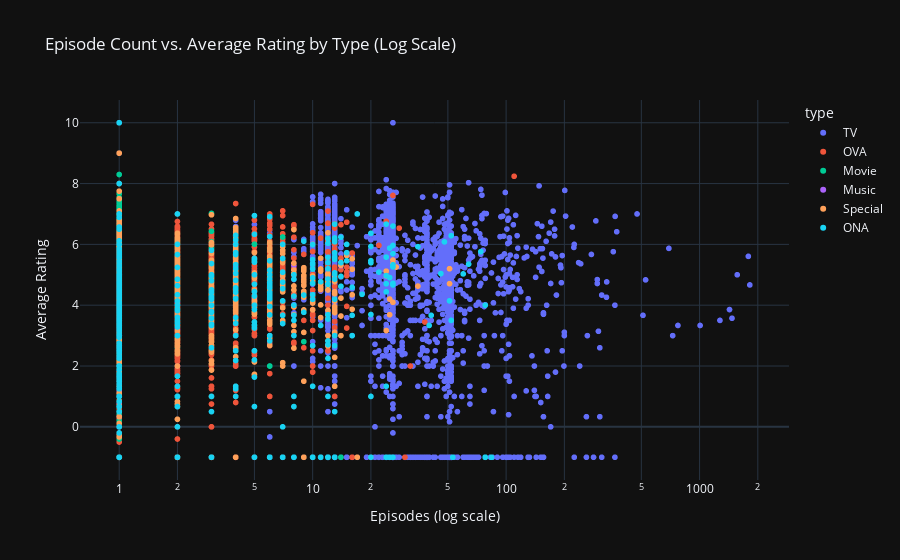

The notebook cell saved with this chart:
### Code cell
fig = px.scatter(
    anime_agg_df.to_pandas(),
    x='episodes',
    y='avg_rating',
    color='type',
    log_x=True,
    title='Episode Count vs. Average Rating by Type (Log Scale)',
    labels={'episodes': 'Episodes (log scale)', 'avg_rating': 'Average Rating'},
    hover_data=['name']
)
fig.show()

### Figure 1 — Plotly figure (JSON) as saved in the notebook; plotly's stock layout.template omitted (floating-point values rounded to 4 significant figures; data arrays with more than 128 entries replaced by an {"elided": "..."} marker saying what was removed)
{"data": [{"customdata": {"elided": "3402x1 str values"}, "hovertemplate": "type=TV<br>Episodes (log scale)=%{x}<br>Average Rating=%{y}<br>name=%{customdata[0]}<extra></extra>", "legendgroup": "TV", "marker": {"color": "#636efa", "symbol": "circle"}, "mode": "markers", "name": "TV", "showlegend": true, "x": {"elided": "3402 str values"}, "xaxis": "x", "y": {"elided": "3402 float values"}, "yaxis": "y", "type": "scattergl"}, {"customdata": {"elided": "3090x1 str values"}, "hovertemplate": "type=OVA<br>Episodes (log scale)=%{x}<br>Average Rating=%{y}<br>name=%{customdata[0]}<extra></extra>", "legendgroup": "OVA", "marker": {"color": "#EF553B", "symbol": "circle"}, "mode": "markers", "name": "OVA", "showlegend": true, "x": {"elided": "3090 str values"}, "xaxis": "x", "y": {"elided": "3090 float values"}, "yaxis": "y", "type": "scattergl"}, {"customdata": {"elided": "2142x1 str values"}, "hovertemplate": "type=Movie<br>Episodes (log scale)=%{x}<br>Average Rating=%{y}<br>name=%{customdata[0]}<extra></extra>", "legendgroup": "Movie", "marker": {"color": "#00cc96", "symbol": "circle"}, "mode": "markers", "name": "Movie", "showlegend": true, "x": {"elided": "2142 str values"}, "xaxis": "x", "y": {"elided": "2142 float values"}, "yaxis": "y", "type": "scattergl"}, {"customdata": {"elided": "451x1 str values"}, "hovertemplate": "type=Music<br>Episodes (log scale)=%{x}<br>Average Rating=%{y}<br>name=%{customdata[0]}<extra></extra>", "legendgroup": "Music", "marker": {"color": "#ab63fa", "symbol": "circle"}, "mode": "markers", "name": "Music", "showlegend": true, "x": {"elided": "451 str values"}, "xaxis": "x", "y": {"elided": "451 float values"}, "yaxis": "y", "type": "scattergl"}, {"customdata": {"elided": "1582x1 str values"}, "hovertemplate": "type=Special<br>Episodes (log scale)=%{x}<br>Average Rating=%{y}<br>name=%{customdata[0]}<extra></extra>", "legendgroup": "Special", "marker": {"color": "#FFA15A", "symbol": "circle"}, "mode": "markers", "name": "Special", "showlegend": true, "x": {"elided": "1582 str values"}, "xaxis": "x", "y": {"elided": "1582 float values"}, "yaxis": "y", "type": "scattergl"}, {"customdata": {"elided": "529x1 str values"}, "hovertemplate": "type=ONA<br>Episodes (log scale)=%{x}<br>Average Rating=%{y}<br>name=%{customdata[0]}<extra></extra>", "legendgroup": "ONA", "marker": {"color": "#19d3f3", "symbol": "circle"}, "mode": "markers", "name": "ONA", "showlegend": true, "x": {"elided": "529 str values"}, "xaxis": "x", "y": {"elided": "529 float values"}, "yaxis": "y", "type": "scattergl"}], "layout": {"xaxis": {"anchor": "y", "domain": [0.0, 1.0], "title": {"text": "Episodes (log scale)"}, "type": "log"}, "yaxis": {"anchor": "x", "domain": [0.0, 1.0], "title": {"text": "Average Rating"}}, "legend": {"title": {"text": "type"}, "tracegroupgap": 0}, "title": {"text": "Episode Count vs. Average Rating by Type (Log Scale)"}}}
